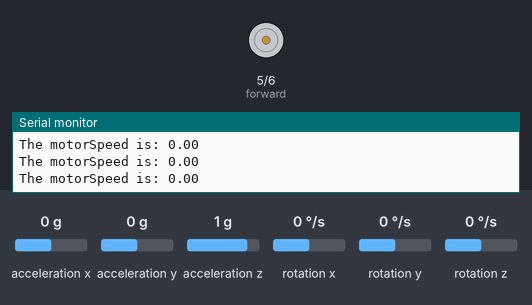
A sketch run on a simulated Arduino Uno, built with avr-gcc and run on an emulated ATmega328P. Parts: motor-driver pin pairs drawn as motors (green arrow = first pin HIGH = forward, orange = second pin HIGH = backward, longer = more drive), the last lines printed to the serial monitor. Wiring (inferred from the names in the program): MPU-6050 motion sensor at I2C address 0x68. Inputs (shaded band) come from the test bench; at power-on: acceleration x 0 g, acceleration y 0 g, acceleration z 1 g, rotation x 0 °/s, rotation y 0 °/s, rotation z 0 °/s.

Above: at 7.7 s.
7.8 s: acceleration x set to -1.4 g
At 8.3 s:
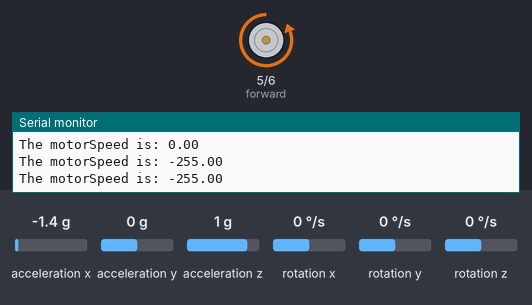
9.3 s: acceleration x set to -0.8 g
10.8 s: acceleration x set to -0.6 g
At 11.5 s:
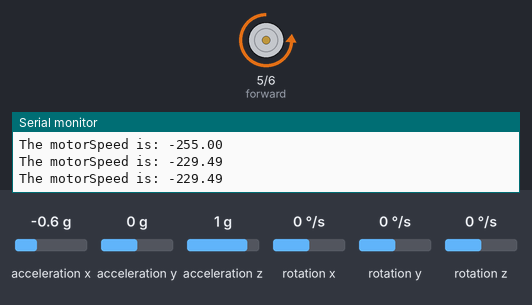
12.5 s: acceleration x set to 0.8 g
At 13.0 s:
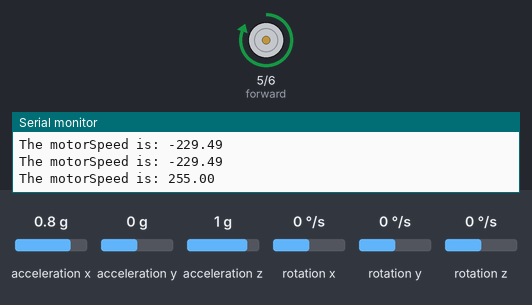
Timing chart, 0 to 15.1 s (numbered marks = the images above; inputs shaded):
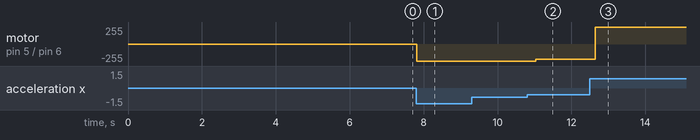

The sketch:

AccTest01.ino
```cpp
// Created by Arduino User JohnChi (MPU-6050 Short Example Sketch, August 17, 2014)
// Modified by Tristan Toupin & Gabriel Charland
// Dec. 2016
// Public Domain
#include<Wire.h>

#define forward 5
#define backward 6
#define zero 0      //minimal speed

#define redLed 9    // Set Led Pins
#define greenLed 10
#define blueLed 11
/*
 * ROBOT oriantation
 *       ^ -z
 *       |
 *       |
 *       |
 *       |
 *       |
 *-x <___|_________________> +x
 *      /|
 *     / |
 *    /  v +z
 *  |/_
 *  +y
 *
 *  It will start at (0,0,0) facing +x.
 *  It will move along x.
 *  The floor is the x y plan.
 */

//constants (final)
const int MPU_addr=0x68;  // I2C address of the MPU-6050
const int samples = 50;   //samples taken when setup
const double GForce = 9.80665;
const double DIST = 10.0; //mm

//variable
int16_t AcX,AcY,AcZ,Tmp,GyX,GyY,GyZ;
float aX, aY, aZ;
double rawFactor;
double gForceSamples[samples];  //during setup, get 10 values of each acceleration
double motorSpeed;

void setup(){
  Wire.begin();
  Wire.beginTransmission(MPU_addr);
  Wire.write(0x6B);  // PWR_MGMT_1 register
  Wire.write(0);     // set to zero (wakes up the MPU-6050)
  Wire.endTransmission(true);
  Serial.begin(9600);

  //setup motors
  pinMode(forward, OUTPUT);
  pinMode(backward, OUTPUT);
  delay(1000);

  Serial.println("Do NOT touch the sensor");
  Serial.println("We are taking some values...");
  delay(2000);

  //get sample from acceleration `samples` time to find Gforce and factor
  for (int i = 0; i < samples; i++){
    getSamples();
    //printComponents();
    double tempGFroce = sqrt(sq(aX) + sq(aY) + sq(aZ));
    gForceSamples[i] = tempGFroce;
    delay(10);
  }
  Serial.println("DONE.");

  setRawFactor();
  convertToMetric();

  Serial.println("Get Ready!");
  Serial.println("3");
  delay(1000);
  Serial.println("2");
  delay(1000);
  Serial.println("1");
  delay(1000);
  Serial.println("GO! \n\n");
  Serial.println("--------------------------------");
}


void loop(){

  getSamples();
  convertToMetric();
  getSpeed();

  moveBot();
  delay(400);
}


void getSamples(){
    setWire();

    AcX = Wire.read()<<8|Wire.read();
    AcY = Wire.read()<<8|Wire.read();
    AcZ = Wire.read()<<8|Wire.read();

    aX = (float) AcX / 1000;
    aY = (float) AcY / 1000;
    aZ = (float) AcZ / 1000;

}

void setWire(){
  Wire.beginTransmission(MPU_addr);
  Wire.write(0x3B);  // starting with register 0x3B (ACCEL_XOUT_H)
  Wire.endTransmission(false);
  Wire.requestFrom(MPU_addr,14,true);  // request a total of 14 registers
}

void setRawFactor(){
  double sum = 0;
  double average;
  for (int i = 0; i < samples; i = i + 1){
    sum = sum + (gForceSamples[i] / 1000);
  }

  average =  sum / samples;
  rawFactor = GForce / average;
  rawFactor /= 1000;
}

void convertToMetric(){
  aX = aX * (rawFactor);
  aY = aY * (rawFactor);
  aZ = aZ * (rawFactor);
}

void printComponents(){
  Serial.print("AcX = "); Serial.print(aX);
  Serial.print(" | AcY = "); Serial.print(aY);
  Serial.print(" | AcZ = "); Serial.print(aZ);
  Serial.println("\n++--------------------------------------++");
}

void getSpeed(){
  double temp = (255 / GForce);
  double ampFactor = 1.5;
  motorSpeed = (aX * temp) * ampFactor;
  //clipper filter
  if (motorSpeed > 255){
    motorSpeed = 255;
  } else if (motorSpeed < -255){
    motorSpeed = -255;
  }
  Serial.print("The motorSpeed is: ");
  Serial.println(motorSpeed);
}

void moveBot(){
  if (motorSpeed > 0){
    analogWrite(forward, motorSpeed);
    analogWrite(backward, zero);
  } else {
    analogWrite(backward, -motorSpeed);
    analogWrite(forward, zero);
  }
}
```

Measured:
- after the input at 7.8 s, motor on pin 5 (forward) / pin 6 (backward): stopped → backward 255/255 at once
- after the input at 10.8 s, motor on pin 5 (forward) / pin 6 (backward): backward 255/255 → backward 229/255 after 0.23 s
- after the input at 12.5 s, motor on pin 5 (forward) / pin 6 (backward): backward 229/255 → forward 255/255 after 0.14 s
